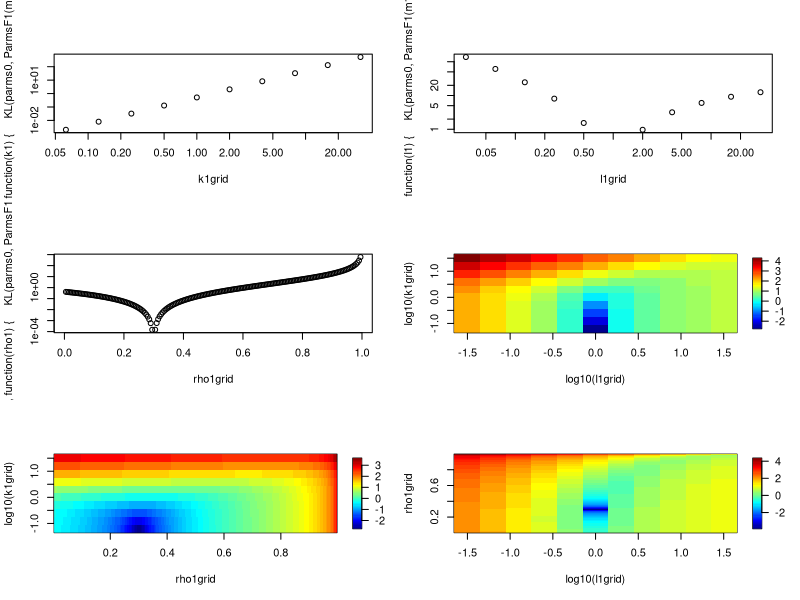

R code for this plot: (Note: this script raises an error after producing the figure.)
# KL divergence btw F0 and F1

rm(list=ls())
library(nlme); library(flexmix); library(fields)

# Functions
KL <- function(parms1, parms2){
  invSigma2 <- solve(parms2$Sigma)
  0.5*(log(det(parms2$Sigma)/det(parms1$Sigma)) - d + sum(diag(invSigma2%*%parms1$Sigma)) +
         t(parms2$mu-parms1$mu)%*%invSigma2%*%(parms2$mu-parms1$mu))[1, 1]
}

FrobeniusNormError = function(Sigmahat,Sigma1){
  return (norm(Sigmahat - Sigma1,"F"))
}


taux_detection <- function(vrais_labels, labels_predits) {
  # S'assurer que les entrées sont binaires
  if (!all(vrais_labels %in% c(0, 1)) || !all(labels_predits %in% c(0, 1))) {
    stop("Les vecteurs doivent contenir uniquement 0 (normal) ou 1 (outlier).")
  }
  
  # Calcul des éléments de la matrice de confusion
  VP <- sum(vrais_labels == 1 & labels_predits == 1)  # Vrai Positifs
  FP <- sum(vrais_labels == 0 & labels_predits == 1)  # Faux Positifs
  FN <- sum(vrais_labels == 1 & labels_predits == 0)  # Faux Négatifs
  VN <- sum(vrais_labels == 0 & labels_predits == 0)  # Vrai Négatifs
  
  # Taux
  TPR <- if ((VP + FN) > 0) VP / (VP + FN) else NA  # Sensibilité
  FPR <- if ((FP + VN) > 0) FP / (FP + VN) else NA  # 1 - Spécificité
  
  return(list(
    TPR = TPR,
    FPR = FPR,
    VP = VP,
    FP = FP,
    FN = FN,
    VN = VN
  ))
}




# Contamination parms: F1
ParmsF1 <- function(m1, k1, l1, rho1){
  d <- length(m1)
  mu1 <- k1*m1
  sigmaSq1 <- l1*sigmaSq0
  Sigma1 <- diag(sqrt(sigmaSq1)) %*% toeplitz(rho1^(0:(d-1))) %*% diag(sqrt(sigmaSq1))
  return(list(mu1=mu1, Sigma1=Sigma1))
}


# Dims
d <- 10

# Null parms: F0
mu0 <- rep(0, d)
sigmaSq0 <- (1:d); sigmaSq0 <- sigmaSq0 / mean(sigmaSq0)
rho0 <- 0.3
Sigma0 <- diag(sqrt(sigmaSq0)) %*% toeplitz(rho0^(0:(d-1))) %*% diag(sqrt(sigmaSq0))
parms0 <- list(mu=mu0, Sigma=Sigma0)

# # Null (null) parms: F0
# mu0 <- rep(0, d)
# sigmaSq0 <- rep(1, d)
# rho0 <- 0
# Sigma0 <- diag(sqrt(sigmaSq0)) %*% toeplitz(rho0^(0:(d-1))) %*% diag(sqrt(sigmaSq0))
# parms0 <- list(mu=mu0, Sigma=Sigma0)

# Contamination
m1 <- rep(1/sqrt(d), d)
KL(parms1=parms0, parms2=ParmsF1(m1, 1, 1, 0.5))

par(mfrow=c(3, 2))
k1grid <- 2^(-4:5); 
plot(k1grid, sapply(k1grid, function(k1){KL(parms0, ParmsF1(m1, k1, 1, rho0))}), log='xy')
l1grid <- 2^(-5:5); 
plot(l1grid, sapply(l1grid, function(l1){KL(parms0, ParmsF1(m1, 0, l1, rho0))}), log='xy')
rho1grid <- seq(0.005, 0.995, by=0.005); 
plot(rho1grid, sapply(rho1grid, function(rho1){KL(parms0, ParmsF1(m1, 0, 1, rho1))}), log='y')

KLk1l1 <- sapply(k1grid, function(k1){sapply(l1grid, function(l1){KL(parms0, ParmsF1(m1, k1, l1, rho0))})})
image.plot(log10(l1grid), log10(k1grid), log10(KLk1l1))
KLk1rho1 <- sapply(k1grid, function(k1){sapply(rho1grid, function(rho1){KL(parms0, ParmsF1(m1, k1, 1, rho1))})})
image.plot(rho1grid, log10(k1grid), log10(KLk1rho1))
KLrho1l1 <- sapply(rho1grid, function(rho1){sapply(l1grid, function(l1){KL(parms0, ParmsF1(m1, 0, l1, rho1))})})
KLrho1l1[KLrho1l1==0] <- NA
image.plot(log10(l1grid), rho1grid, log10(KLrho1l1))


##########################
#Tests effets sur norme de Frobenius variation k
#############################



erreurNormeFrobenius = array(0, dim = c(length(contamin_rate), length(methodes),length(k1grid)))
faux_positifs = array(0, dim = c(length(contamin_rate), length(methodes),length(k1grid)))
faux_negatifs = array(0, dim = c(length(contamin_rate), length(methodes),length(k1grid)))

for (i in seq_along(k1grid))
{
for (j in seq_along(contamin_rate))
{
  
  r = contamin_rate[j]
  print(paste("r ", r))
  k = k1grid[i]
  print(paste("k ",k))
  
  data <- genererEchantillon(n,d,mu1,mu2 = k*m1,p1 = 1- r/100,r/100,Sigma1,Sigma2 = Sigma1,contamin = "moyenne",cluster = FALSE)
  Z = data$Z
  compt = 1
for (m in methodes)  
{
  
  if(m == "online"){
    print (m)
  resultats = StreamingOutlierDetection(Z,batch = 1)
  Sigma = resultats$Sigma[nrow(Z),,]
  outliers = resultats$outlier_labels
  }
  if(m == "streaming"){
    print (m)
    resultats = StreamingOutlierDetection(Z,batch = ncol(Z))
    Sigma = resultats$Sigma[nrow(Z),,]
    outliers = resultats$outlier_labels
  }
  
  
  print(paste("i = ",i))
  print(paste("compt = ",compt))
  print(paste("j = ",j))
  #print("m = ",m)
  erreurNormeFrobenius[j,compt,i] = norm(Sigma - Sigma1,"F")  
  
  
  
  tc <- table(data$labelsVrais[1:(nrow(Z))], as.numeric(outliers)[1:(nrow(Z))])
  if ("0" %in% rownames(tc)){
  if((tc["0","0"] + tc["0","1"]) != 0)
  {faux_positifs[j,compt,i]   <-(tc["0", "1"]/(tc["0", "1"] + tc["0", "0"]))*100}
  }
  if ("1" %in% rownames(tc)){
  if((tc["1","0"] + tc["1","1"]) != 0)
  {faux_negatifs[j,compt,i]   <-(tc["1", "1"]/(tc["1", "1"] + tc["1", "0"]))*100}}
  compt = compt + 1
} 
  
}

}


plot(k1grid,faux_positifs[,1,])

###########################################
#Variation de l1grid
###########################################


erreurNormeFrobeniusL1 = array(0, dim = c(length(contamin_rate), length(methodes),length(l1grid)))
faux_positifsL1 = array(0, dim = c(length(contamin_rate), length(methodes),length(l1grid)))
faux_negatifsL1 = array(0, dim = c(length(contamin_rate), length(methodes),length(l1grid)))




for (i in seq_along(l1grid))
{
  for (j in seq_along(contamin_rate))
  {
    
    r = contamin_rate[j]
    print(paste("r ", r))
    k = l1grid[i]
    print(paste("k ",k))
    
    data <- genererEchantillon(n,d,mu1,mu2 = mu1,p1 = 1- r/100,r/100,Sigma1,Sigma2 = k*Sigma1,contamin = "variance",cluster = FALSE)
    Z = data$Z
    compt = 1
    for (m in methodes)  
    {
      
      if(m == "online"){
        print (m)
        resultats = StreamingOutlierDetection(Z,batch = 1)
        Sigma = resultats$Sigma[nrow(Z),,]
        outliers = resultats$outlier_labels
      }
      if(m == "streaming"){
        print (m)
        resultats = StreamingOutlierDetection(Z,batch = ncol(Z))
        Sigma = resultats$Sigma[nrow(Z),,]
        outliers = resultats$outlier_labels
      }
      
      
      print(paste("i = ",i))
      print(paste("compt = ",compt))
      print(paste("j = ",j))
      #print("m = ",m)
      erreurNormeFrobeniusL1[j,compt,i] = norm(Sigma - Sigma1,"F")  
      
      
      
      tc <- table(data$labelsVrais[1:(nrow(Z))], as.numeric(outliers)[1:(nrow(Z))])
      if ("0" %in% rownames(tc)){
        if((tc["0","0"] + tc["0","1"]) != 0)
        {faux_positifsL1[j,compt,i]   <-(tc["0", "1"]/(tc["0", "1"] + tc["0", "0"]))*100}
      }
      if ("1" %in% rownames(tc)){
        if((tc["1","0"] + tc["1","1"]) != 0)
        {faux_negatifsL1[j,compt,i]   <-(tc["1", "1"]/(tc["1", "1"] + tc["1", "0"]))*100}}
      compt = compt + 1
    } 
    
  }
  
}



###########################################
#Variation de rho1grid
###########################################


erreurNormeFrobeniusRho = array(0, dim = c(length(contamin_rate), length(methodes),length(rho1grid)))
faux_positifsRho = array(0, dim = c(length(contamin_rate), length(methodes),length(rho1grid)))
faux_negatifsRho = array(0, dim = c(length(contamin_rate), length(methodes),length(rho1grid)))



for (i in seq_along(rho1grid))
{
  for (j in seq_along(contamin_rate))
  {
    
    r = contamin_rate[j]
    print(paste("r ", r))
    k = rho1grid[i]
    print(paste("k ",k))
    Sigma1 <- diag(sqrt(sigmaSq0)) %*% toeplitz(k^(0:(d-1))) %*% diag(sqrt(sigmaSq0))
    data <- genererEchantillon(n,d,mu1,mu2 = mu1,p1 = 1- r/100,r/100,Sigma1,Sigma2 = Sigma1,contamin = "moyenne",cluster = FALSE)
    Z = data$Z
    compt = 1
    for (m in methodes)  
    {
      
      if(m == "online"){
        print (m)
        resultats = StreamingOutlierDetection(Z,batch = 1)
        Sigma = resultats$Sigma[nrow(Z),,]
        outliers = resultats$outlier_labels
      }
      if(m == "streaming"){
        print (m)
        resultats = StreamingOutlierDetection(Z,batch = ncol(Z))
        Sigma = resultats$Sigma[nrow(Z),,]
        outliers = resultats$outlier_labels
      }
      
      
      print(paste("i = ",i))
      print(paste("compt = ",compt))
      print(paste("j = ",j))
      #print("m = ",m)
      erreurNormeFrobeniusRho[j,compt,i] = norm(Sigma - Sigma1,"F")  
      
      
      
      tc <- table(data$labelsVrais[1:(nrow(Z))], as.numeric(outliers)[1:(nrow(Z))])
      if ("0" %in% rownames(tc)){
        if((tc["0","0"] + tc["0","1"]) != 0)
        {faux_positifsRho[j,compt,i]   <-(tc["0", "1"]/(tc["0", "1"] + tc["0", "0"]))*100}
      }
      if ("1" %in% rownames(tc)){
        if((tc["1","0"] + tc["1","1"]) != 0)
        {faux_negatifsRho[j,compt,i]   <-(tc["1", "1"]/(tc["1", "1"] + tc["1", "0"]))*100}}
      compt = compt + 1
    } 
    
  }
  
}




calcule_fp = function(corr = TRUE){

  fp_seuil =array(0,dim = c(length(contamin_rate), length(methodes)))
  
for (k in seq_along(contamin_rate))
{
 r = 0 
 compt = 1
  data <- genererEchantillon(n,d,mu1,mu2 = k*mu1,p1 = 1- r/100,r/100,Sigma1,Sigma2 = Sigma1,contamin = "moyenne",cluster = FALSE)
  Z = data$Z
  for (m in methodes){
    
    
    
    
    if(m == "offline"){
      
      resultats = OfflineOutlierDetection(Z)
      
      mu_hat = resultats$median
      Sigma = resultats$variance
      distances = resultats$distances
      if (corr == TRUE){
      cutoffCorr = qchisq(.95,df = d)*median(resultats$distances)/qchisq(.5,df = d)
      
      resultats = OfflineOutlierDetection(Z,cutoff = cutoffCorr)
      }
      outliers = resultats$outlier_labels
      
      
    }
    
  if(m == "online"){
    print (m)
    resultats = StreamingOutlierDetectionCorrectedThreshold(Z,batch = 1)
    Sigma = resultats$Sigma[nrow(Z),,]
    distance = resultats$distances
    outliers = resultats$outlier_labels
    
    if(corr == TRUE){
    cutoffCorr = rep(0,nrow(Z))
    outliers = rep(0,nrow(Z))
    for (s in (1 : nrow(Z)))
    {
      cutoffCorr[s]  = qchisq(.95,df = d)*median(resultats$distances[1:s])/qchisq(.5,df = d)
      if (distance[s] > cutoffCorr[s]) {outliers[s] = 1}
    }}
    #cutoffCorr = qchisq(.95,df = d)*median(resultats$distances)/qchisq(.5,df = d)
    #resultats = StreamingOutlierDetection(Z,batch = 1,cutoff = cutoffCorr)
    #outliers = resultats$outlier_labels
   
  }
  if(m == "streaming"){
    print (m)
    resultats = StreamingOutlierDetectionCorrectedThreshold(Z,batch = ncol(Z))
    Sigma = resultats$Sigma[nrow(Z),,]
    outliers = resultats$outlier_labels
    #cutoffCorr = qchisq(.95,df = d)*median(resultats$distances)/qchisq(.5,df = d)
    #resultats = StreamingOutlierDetection(Z,batch = 1,cutoff = cutoffCorr)
    distance = resultats$distances
    
    outliers = resultats$outlier_labels
    if(corr == TRUE){
    cutoffCorr = rep(0,nrow(Z))
    outliers = rep(0,nrow(Z))
    for (s in (1 : nrow(Z)))
    {
      cutoffCorr[s]  = qchisq(.95,df = d)*median(resultats$distances[1:s])/qchisq(.5,df = d)
      if (distance[s] > cutoffCorr[s]) {outliers[s] = 1}
    }}
    
  }
  
  
  tc <- table(data$labelsVrais[1:(nrow(Z))], as.numeric(outliers)[1:(nrow(Z))])
  if ("0" %in% rownames(tc)){
    if((tc["0","0"] + tc["0","1"]) != 0)
    {fp_seuil[k,compt]   <-(tc["0", "1"]/(tc["0", "1"] + tc["0", "0"]))*100
    print(fp_seuil[k,compt])}
  }
  # if ("1" %in% rownames(tc)){
  #   if((tc["1","0"] + tc["1","1"]) != 0)
  #   {fp_seuil[k,compt]   <-(tc["1", "1"]/(tc["1", "1"] + tc["1", "0"]))*100
  #   print(fp_seuil[k,compt])}}
   compt = compt + 1}
}
return(fp_seuil = fp_seuil)
}  
  
fp_seuil = calcule_fp(corr = FALSE)


# Paramètres
alpha <- 0.05
conf_level <- 1 - alpha
p_seq <- seq(0.6, 1, length.out = 200)
N <- nrow(Z)  # N doit être défini au préalable

# Calcul des n0 et des x théoriques
n0 <- floor(p_seq * N)
x <- round(n0 * alpha)

# Calcul de l’intervalle de confiance exact (Clopper-Pearson)
conf <- binom.confint(x = x, n = n0, conf.level = conf_level, methods = "exact")


# Tracé des bornes
plot(p_seq, conf$lower, type = "l", col = "blue", lwd = 2,
     ylim = c(0, 0.15), xlab = "p (proportion pour n0 = p * N)",
     ylab = "Intervalle de confiance de la proportion",
     main = "IC à 95% pour Bin(n0, alpha = 0.05)")
lines(p_seq, conf$upper, col = "red", lwd = 2)

fp_positions = c(1.00, 0.95, 0.9,  0.85, 0.80, 0.75, 0.70, 0.65,0.60)
length(fp_positions)
fp_online_values = fp_seuil[,1]/100
points(fp_positions, fp_online_values, col = "darkgreen", pch = 19)


fp_streaming_values = fp_seuil[,2]/100
points(fp_positions, fp_streaming_values, col = "orange", pch = 19)


fp_offline_values = fp_seuil[,3]/100
points(fp_positions, fp_offline_values, col = "black", pch = 19)


# Configuration de la fenêtre graphique 
par(mfrow = c(2, 2))

# --- Graphique 1 : Online ---
plot(p_seq, conf$lower, type = "l", col = "blue", lwd = 2,
     ylim = c(0, 0.15), 
     xlab = "p (proportion pour n0 = p * N)",
     ylab = "Taux de faux positifs",
     main = "Online Streaming")
lines(p_seq, conf$upper, col = "red", lwd = 2)
points(fp_positions, fp_online_values, col = "darkgreen", pch = 19)
#legend("topright", legend = c("IC inférieur", "IC supérieur", "Observé Online"),
 #      col = c("blue", "red", "darkgreen"), lwd = c(2, 2, NA), pch = c(NA, NA, 19))

# --- Graphique 2 : Streaming ---
plot(p_seq, conf$lower, type = "l", col = "blue", lwd = 2,
     ylim = c(0, 0.15),
     xlab = "p (proportion pour n0 = p * N)",
     ylab = "Taux de faux positifs",
     main = "Streaming")
lines(p_seq, conf$upper, col = "red", lwd = 2)
points(fp_positions, fp_streaming_values, col = "orange", pch = 19)
# legend("topright", legend = c("IC inférieur", "IC supérieur", "Observé Streaming"),
#        col = c("blue", "red", "orange"), lwd = c(2, 2, NA), pch = c(NA, NA, 19))

# --- Graphique 3 : Offline ---
plot(p_seq, conf$lower, type = "l", col = "blue", lwd = 2,
     ylim = c(0, 0.15),
     xlab = "p (proportion pour n0 = p * N)",
     ylab = "Taux de faux positifs",
     main = "Offline")
lines(p_seq, conf$upper, col = "red", lwd = 2)
points(fp_positions, fp_offline_values, col = "black", pch = 19)
# legend("topright", legend = c("IC inférieur", "IC supérieur", "Observé Offline"),
#        col = c("blue", "red", "black"), lwd = c(2, 2, NA), pch = c(NA, NA, 19))

# Titre global
mtext("Comparaison des taux de faux positifs - Streaming Online et Offline après correction", 
      outer = TRUE, cex = 1.2, font = 2)
